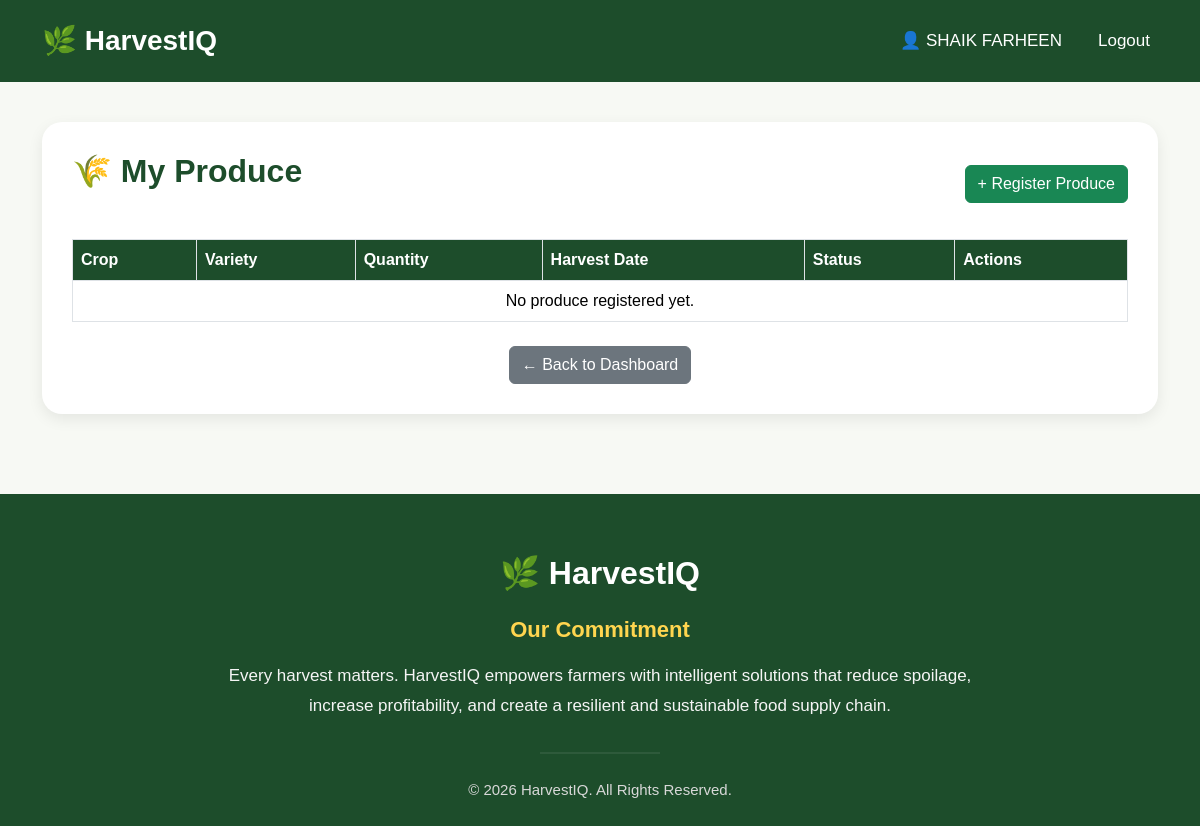
/my_produce (signed in), run on an earlier commit of the app's database.
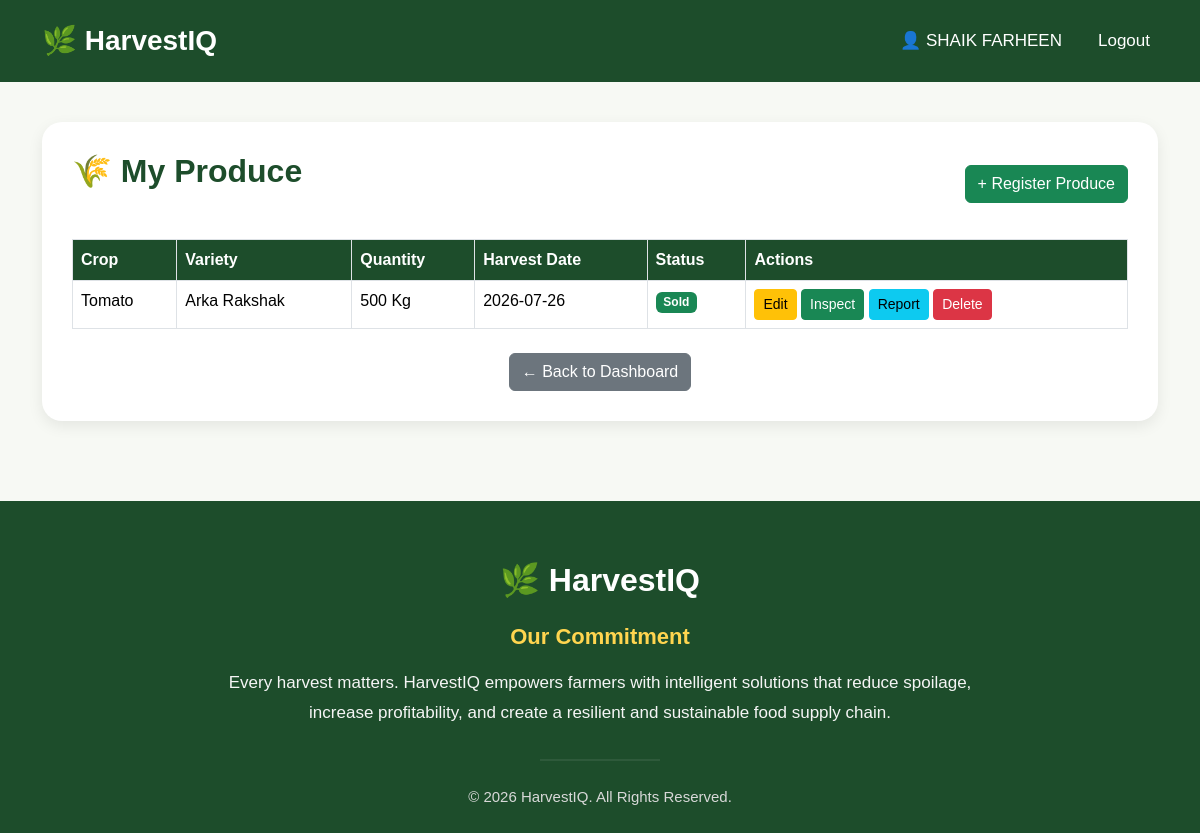
And on a later commit of the database.
### app.py (models this page shows)
class User(db.Model):
    __tablename__ = "users"
    id = db.Column(db.Integer, primary_key=True)
    full_name = db.Column(db.String(100), nullable=False)
    email = db.Column(db.String(120), unique=True, nullable=False)
    password_hash = db.Column(db.String(255), nullable=False)
    phone = db.Column(db.String(15))
    role = db.Column(db.String(20), nullable=False)
    created_at = db.Column(db.DateTime, default=datetime.utcnow)
    farmer = db.relationship(
        "Farmer",
        back_populates="user",
        uselist=False
    )
    buyer = db.relationship(
        "Buyer",
        back_populates="user",
        uselist=False
    )
    logistics = db.relationship(
        "LogisticsProvider",
        back_populates="user",
        uselist=False
    )

class ProduceBatch(db.Model):
    __tablename__ = "produce_batches"
    id = db.Column(db.Integer, primary_key=True)
    farmer_id = db.Column(
        db.Integer,
        db.ForeignKey("farmers.id"),
        nullable=False
    )
    crop_name = db.Column(db.String(50))
    variety = db.Column(db.String(50))
    quantity = db.Column(db.Integer)
    unit = db.Column(db.String(20))
    harvest_date = db.Column(db.Date)
    farm_location = db.Column(db.String(200))
    status = db.Column(
        db.String(30),
        default="Registered"
    )
    farmer = db.relationship(
        "Farmer",
        back_populates="produce_batches"
    )
    quality = db.relationship(
        "QualityInspection",
        back_populates="batch",
        uselist=False,
        lazy=True
    )
    shelf_life = db.relationship(
        "ShelfLifePrediction",
        back_populates="batch",
        uselist=False,
        lazy=True
    )
    storage = db.relationship(
        "StorageRecord",
        back_populates="batch",
        lazy=True
    )
    deliveries = db.relationship(
        "Delivery",
        back_populates="batch",
        lazy=True
    )
    recommendation = db.relationship(
        "Recommendation",
        back_populates="batch",
        uselist=False,
        lazy=True
    )
    sale = db.relationship(
        "Sale",
        back_populates="batch",
        uselist=False,
        lazy=True
    )

### app.py (the view)
@app.route("/my_produce")
def my_produce():
    if "user_id" not in session:
        flash("Please login first.", "warning")
        return redirect(url_for("login"))
    user = User.query.get(session["user_id"])
    farmer = Farmer.query.filter_by(user_id=user.id).first()
    batches = ProduceBatch.query.filter_by(
        farmer_id=farmer.id
    ).order_by(
        ProduceBatch.harvest_date.desc()
    ).all()
    return render_template(
        "my_produce.html",
        batches=batches
    )

### templates/my_produce.html (shortened to what this page needs)
{% extends "base.html" %}
{% block content %}
<div class="container">
    <div class="produce-box">
        <div class="d-flex justify-content-between align-items-center mb-4">
            <h2>🌾 My Produce</h2>
            <a href="{{ url_for('register_produce') }}" class="btn btn-success">
                + Register Produce
            </a>
        </div>
        <table class="table table-bordered table-hover">
            <thead>
                <tr>
                    <th>Crop</th>
                    <th>Variety</th>
                    <th>Quantity</th>
                    <th>Harvest Date</th>
                    <th>Status</th>
                    <th>Actions</th>
                </tr>
            </thead>
            <tbody>
                {% for batch in batches %}
                <tr>
                    <td>{{ batch.crop_name }}</td>
                    <td>{{ batch.variety }}</td>
                    <td>{{ batch.quantity }} {{ batch.unit }}</td>
                    <td>{{ batch.harvest_date }}</td>
                    <td>
                        <span class="badge bg-success">
                            {{ batch.status }}
                        </span>
                    </td>
                    <td>
                        <a href="{{ url_for('edit_produce', batch_id=batch.id) }}" class="btn btn-warning btn-sm">
                            Edit
                        </a>
                        <a href="{{ url_for('quality_inspection', batch_id=batch.id) }}" class="btn btn-success btn-sm">
                            Inspect
                        </a>
                        <a href="{{ url_for('inspection_result', batch_id=batch.id) }}" class="btn btn-info btn-sm">
                            Report
                        </a>
                        <a href="{{ url_for('delete_produce', batch_id=batch.id) }}" class="btn btn-danger btn-sm"
                            onclick="return confirm('Delete this produce?')">
                            Delete
                        </a>
                    </td>
                </tr>
                {% endfor %}
                {% if batches|length == 0 %}
                <tr>
                    <td colspan="6" class="text-center">
                        No produce registered yet.
                    </td>
                </tr>
                {% endif %}
            </tbody>
        </table>
        <div class="text-center mt-4">
            <a href="{{ url_for('farmer_dashboard') }}" class="btn btn-secondary">
                ← Back to Dashboard
            </a>
        </div>
    </div>
</div>
{% endblock %}

### templates/base.html (shortened to what this page needs)
<!DOCTYPE html>
<html lang="en">
<head>
    <link href="https://cdn.jsdelivr.net/npm/bootstrap@5.3.7/dist/css/bootstrap.min.css" rel="stylesheet">
</head>
<body>
    <nav class="navbar navbar-expand-lg navbar-dark">
        <div class="container">
            <a class="navbar-brand" href="/">🌿 HarvestIQ</a>
            <div class="collapse navbar-collapse" id="menu">
                <ul class="navbar-nav ms-auto">
                    {% if "user_id" not in session %}
                    <li class="nav-item">
                        <a class="nav-link" href="{{ url_for('home') }}">Home</a>
                    </li>
                    {% if request.endpoint == "home" %}
                    <li class="nav-item">
                        <a class="nav-link" href="#features">Features</a>
                    </li>
                    {% endif %}
                    <li class="nav-item">
                        <a class="nav-link" href="{{ url_for('login') }}">Login</a>
                    </li>
                    <li class="nav-item">
                        <a class="nav-link" href="{{ url_for('register') }}">Register</a>
                    </li>
                    {% else %}
                    <a class="nav-link" href="{{ url_for('profile') }}">
                        👤 {{ session["name"] }}
                    </a>
                    <li class="nav-item">
                        <a class="nav-link" href="{{ url_for('logout') }}">
                            Logout
                        </a>
                    </li>
                    {% endif %}
                </ul>
            </div>
        </div>
    </nav>
    {% block content %}
    {% endblock %}
    <footer>
        <div class="container">
            <div class="footer-content">
                <h3>🌿 HarvestIQ</h3>
                <p class="commitment-title">
                    Our Commitment
                </p>
                <p class="commitment-text">
                    Every harvest matters. HarvestIQ empowers farmers with intelligent
                    solutions that reduce spoilage, increase profitability, and create
                    a resilient and sustainable food supply chain.
                </p>
                <hr>
                <p class="copyright">
                    © 2026 HarvestIQ. All Rights Reserved.
                </p>
            </div>
        </div>
    </footer>
</body>
</html>

### templates/base.html (style rules this page uses)
* { margin: 0; padding: 0; box-sizing: border-box; font-family: Arial, Helvetica, sans-serif; }
body { background: #f7f9f4; color: #333; }
html { scroll-behavior: smooth; }
.navbar { background: #1d4d2b; padding: 15px 0; }
.navbar-brand { color: white !important; font-size: 28px; font-weight: bold; }
.nav-link { color: white !important; margin-left: 20px; font-size: 17px; }
footer { background: #1d4d2b; color: white; padding: 60px 0 25px; margin-top: 80px; }
.footer-content { max-width: 750px; margin: auto; text-align: center; }
.footer-content h3 { font-size: 32px; font-weight: bold; margin-bottom: 20px; }
.commitment-title { font-size: 22px; font-weight: 600; color: #FFD54F; margin-bottom: 15px; }
.commitment-text { font-size: 17px; line-height: 1.8; color: #f5f5f5; margin-bottom: 30px; }
footer hr { width: 120px; margin: 25px auto; border: 1px solid rgba(255, 255, 255, .3); }
.copyright { font-size: 15px; color: #d8d8d8; margin: 0; }

### templates/my_produce.html (style rules this page uses)
.produce-box { background: white; border-radius: 20px; padding: 30px; margin-top: 40px; box-shadow: 0 5px 15px rgba(0, 0, 0, .08); }
.produce-box h2 { color: #1d4d2b; font-weight: bold; margin-bottom: 25px; }
.table th { background: #1d4d2b; color: white; }

What changed in the data, as far as the page shows it:
added ProduceBatch: crop_name "Tomato", variety "Arka Rakshak", quantity "500", unit "Kg", harvest_date "2026-07-26", status "Sold"
Also different on the page:
text no longer shown: "No produce registered yet."
